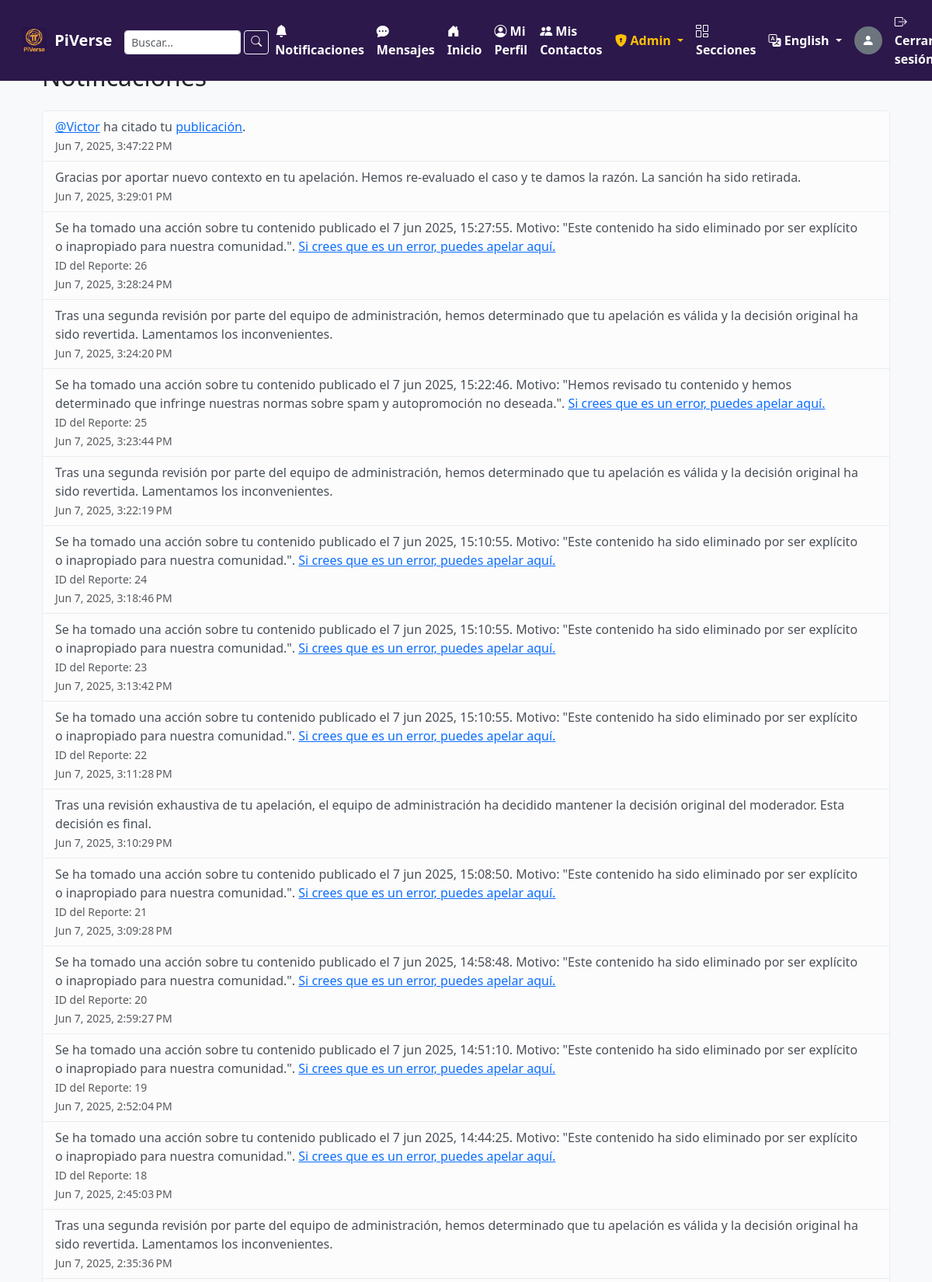
/notificaciones (signed in, upper part), run on the app's committed database.
### tables this page shows
CREATE TABLE notificaciones (
                id INTEGER PRIMARY KEY AUTOINCREMENT,
                user_id INTEGER NOT NULL, 
                mensaje TEXT NOT NULL,
                tipo TEXT,  
                referencia_id INTEGER, 
                leida INTEGER DEFAULT 0, 
                timestamp DATETIME DEFAULT CURRENT_TIMESTAMP,
                FOREIGN KEY(user_id) REFERENCES users(id) ON DELETE CASCADE 
            );

### app.py (the view)
@app.route('/notificaciones')
def notificaciones():
    if 'user_id' not in session:
        flash(_('Debes iniciar sesión para ver esta página.'), 'warning')
        return redirect(url_for('login'))
    user_id_actual = session['user_id']
    with sqlite3.connect('users.db') as conn:
        conn.row_factory = sqlite3.Row # Usamos Row Factory para acceder a las columnas por nombre
        c = conn.cursor()
        c.execute('''
            SELECT id, mensaje, timestamp, leida, tipo, referencia_id
            FROM notificaciones WHERE user_id = ?
            ORDER BY leida ASC, timestamp DESC
        ''', (user_id_actual,))
        notificaciones_raw = c.fetchall()
        notificaciones_list = []
        for row in notificaciones_raw:
            notif_dict = dict(row) # Convertimos la fila de la BD a un diccionario
            notif_dict['timestamp'] = parse_timestamp(row['timestamp'])
            notificaciones_list.append(notif_dict)
    return render_template('notificaciones.html', notificaciones=notificaciones_list)

### app.py (called while the page is built)
def select_current_locale():
    user_lang = session.get('language')
    if user_lang and user_lang in app.config['LANGUAGES'].keys():
        return user_lang
    if request:
        return request.accept_languages.best_match(app.config['LANGUAGES'].keys())
    return app.config['BABEL_DEFAULT_LOCALE']

def get_blocked_and_blocking_ids(user_id, c):
    excluded_ids = set()
    if not user_id:
        return excluded_ids
    c.execute("SELECT blocked_user_id FROM blocked_users WHERE blocker_user_id = ?", (user_id,))
    blocked_by_me = {row[0] for row in c.fetchall()}
    c.execute("SELECT blocker_user_id FROM blocked_users WHERE blocked_user_id = ?", (user_id,))
    blocked_me = {row[0] for row in c.fetchall()}
    excluded_ids.update(blocked_by_me)
    excluded_ids.update(blocked_me)
    return excluded_ids

def parse_timestamp(timestamp_str):
    if not timestamp_str:
        return None
    if isinstance(timestamp_str, datetime):
        return timestamp_str if timestamp_str.tzinfo else timestamp_str.replace(tzinfo=timezone.utc)
    formats_to_try = [
        '%Y-%m-%d %H:%M:%S.%f',  # Formato con microsegundos
        '%Y-%m-%d %H:%M:%S'      # Formato sin microsegundos
    ]
    for fmt in formats_to_try:
        try:
            dt_obj_naive = datetime.strptime(timestamp_str, fmt)
            dt_obj_aware = dt_obj_naive.replace(tzinfo=timezone.utc)
            return dt_obj_aware
        except ValueError:
            continue
    print(f"ADVERTENCIA: No se pudo parsear la cadena de timestamp: {timestamp_str} con los formatos probados.")
    return None

### templates/notificaciones.html (shortened to what this page needs)
{% extends 'base.html' %}
{% block content %}
<div class="container mt-4">
    <h2 class="mb-4">{{ _('Notificaciones') }}</h2>
    {% if notificaciones %}
        <div class="list-group notification-list">
        {% for notif in notificaciones %}
            <div class="list-group-item list-group-item-action notification-item {% if not notif.leida %}list-group-item-warning fw-bold{% else %}list-group-item-light{% endif %}"
                 data-notif-id="{{ notif.id }}"
                 style="cursor: pointer;">
                <div class="d-flex justify-content-between align-items-center">
                    <div>
                        <span class="d-block notification-message">{{ notif.mensaje|safe }}</span>
                        <small class="text-muted">{{ format_datetime(notif.timestamp, 'medium') if notif.timestamp else '' }}</small>
                    </div>
                </div>
            </div>
        {% endfor %}
        </div>
    {% else %}
        <div class="text-center p-5">
            <i class="bi bi-bell-slash" style="font-size: 3rem;"></i>
            <p class="lead mt-3">{{ _('No tienes notificaciones.') }}</p>
        </div>
    {% endif %}
</div>
{% endblock %}

### templates/base.html (style rules this page uses)
body { background-color: #f8f9fa; padding-top: 56px; display: flex; flex-direction: column; min-height: 100vh; }
.container { margin-top: 20px; }

### data on the page
notificaciones: mensaje "@Victor ha citado tu publicación .", timestamp "Jun 7, 2025, 3:47:22 PM"
notificaciones: mensaje "Gracias por aportar nuevo contexto en tu apelación. Hemos re-evaluado el caso y te damos la razón. La sanción ha sido retirada.", timestamp "Jun 7, 2025, 3:29:01 PM"
notificaciones: mensaje "Se ha tomado una acción sobre tu contenido publicado el 7 jun 2025, 15:27:55. Motivo: \"Este contenido ha sido eliminado por ser explícito o inapropiado para nuestra comunidad.\". Si crees que es un error, puedes apelar aquí. ID del Reporte: 26", timestamp "Jun 7, 2025, 3:28:24 PM"
notificaciones: mensaje "Tras una segunda revisión por parte del equipo de administración, hemos determinado que tu apelación es válida y la decisión original ha sido revertida. Lamentamos los inconvenientes.", timestamp "Jun 7, 2025, 3:24:20 PM"
notificaciones: mensaje "Se ha tomado una acción sobre tu contenido publicado el 7 jun 2025, 15:22:46. Motivo: \"Hemos revisado tu contenido y hemos determinado que infringe nuestras normas sobre spam y autopromoción no deseada.\". Si crees que es un error, puedes apelar aquí. ID del Reporte: 25", timestamp "Jun 7, 2025, 3:23:44 PM"
notificaciones: mensaje "Tras una segunda revisión por parte del equipo de administración, hemos determinado que tu apelación es válida y la decisión original ha sido revertida. Lamentamos los inconvenientes.", timestamp "Jun 7, 2025, 3:22:19 PM"
notificaciones: mensaje "Se ha tomado una acción sobre tu contenido publicado el 7 jun 2025, 15:10:55. Motivo: \"Este contenido ha sido eliminado por ser explícito o inapropiado para nuestra comunidad.\". Si crees que es un error, puedes apelar aquí. ID del Reporte: 24", timestamp "Jun 7, 2025, 3:18:46 PM"
notificaciones: mensaje "Se ha tomado una acción sobre tu contenido publicado el 7 jun 2025, 15:10:55. Motivo: \"Este contenido ha sido eliminado por ser explícito o inapropiado para nuestra comunidad.\". Si crees que es un error, puedes apelar aquí. ID del Reporte: 23", timestamp "Jun 7, 2025, 3:13:42 PM"
notificaciones: mensaje "Se ha tomado una acción sobre tu contenido publicado el 7 jun 2025, 15:10:55. Motivo: \"Este contenido ha sido eliminado por ser explícito o inapropiado para nuestra comunidad.\". Si crees que es un error, puedes apelar aquí. ID del Reporte: 22", timestamp "Jun 7, 2025, 3:11:28 PM"
notificaciones: mensaje "Tras una revisión exhaustiva de tu apelación, el equipo de administración ha decidido mantener la decisión original del moderador. Esta decisión es final.", timestamp "Jun 7, 2025, 3:10:29 PM"
notificaciones: mensaje "Se ha tomado una acción sobre tu contenido publicado el 7 jun 2025, 15:08:50. Motivo: \"Este contenido ha sido eliminado por ser explícito o inapropiado para nuestra comunidad.\". Si crees que es un error, puedes apelar aquí. ID del Reporte: 21", timestamp "Jun 7, 2025, 3:09:28 PM"
notificaciones: mensaje "Se ha tomado una acción sobre tu contenido publicado el 7 jun 2025, 14:58:48. Motivo: \"Este contenido ha sido eliminado por ser explícito o inapropiado para nuestra comunidad.\". Si crees que es un error, puedes apelar aquí. ID del Reporte: 20", timestamp "Jun 7, 2025, 2:59:27 PM"
notificaciones: mensaje "Se ha tomado una acción sobre tu contenido publicado el 7 jun 2025, 14:51:10. Motivo: \"Este contenido ha sido eliminado por ser explícito o inapropiado para nuestra comunidad.\". Si crees que es un error, puedes apelar aquí. ID del Reporte: 19", timestamp "Jun 7, 2025, 2:52:04 PM"
notificaciones: mensaje "Se ha tomado una acción sobre tu contenido publicado el 7 jun 2025, 14:44:25. Motivo: \"Este contenido ha sido eliminado por ser explícito o inapropiado para nuestra comunidad.\". Si crees que es un error, puedes apelar aquí. ID del Reporte: 18", timestamp "Jun 7, 2025, 2:45:03 PM"
notificaciones: mensaje "Tras una segunda revisión por parte del equipo de administración, hemos determinado que tu apelación es válida y la decisión original ha sido revertida. Lamentamos los inconvenientes.", timestamp "Jun 7, 2025, 2:35:36 PM"

### other printed values
{{ available_languages.get(current_locale, _('Idioma')) }} "English"
